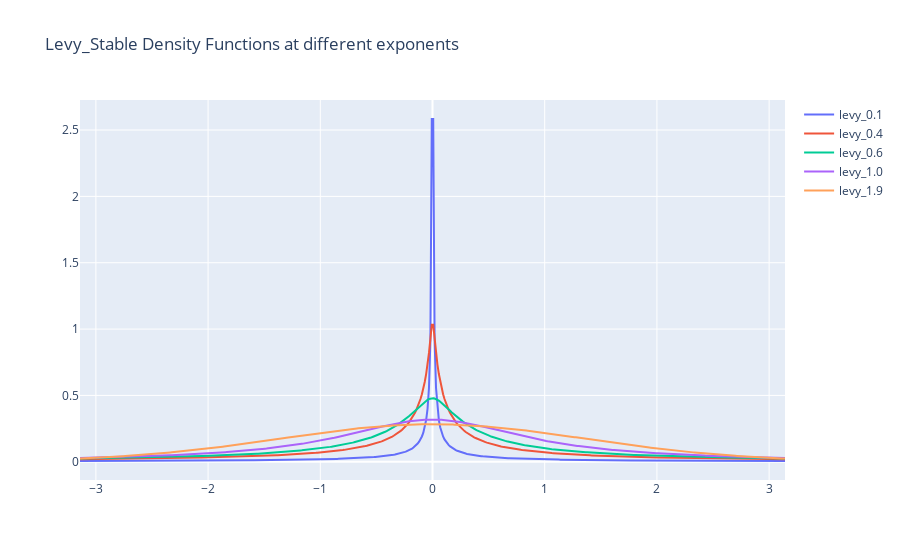

Notebook source saved alongside this figure:
### Code cell
# Parámetros Iniciales

# Resolución o n_steps
resolution = 500
# Definiendo vector auxiliar
aux_domain = np.linspace(-np.pi, np.pi, resolution) # Puede tener un rango mucho mayor debido a que es long tailed
# Definiendo un conjunto de exponentes para generar diferentes distribuciones
Levy_Exps = [0.1, 0.4, 0.6, 1.0, 1.9]
# CRW Figure
fig_levy_stable_pdf = go.Figure()

for exp in Levy_Exps:
  levy_stable_pdf = levy_stable_pdf_exp(exp, beta=0, x_vector=aux_domain)
  plot_levy_stable_pdf(fig_levy_stable_pdf, aux_domain, levy_stable_pdf, f'levy_{exp}')

fig_levy_stable_pdf.update_layout(title_text='Levy_Stable Density Functions at different exponents')
fig_levy_stable_pdf.show()

### Figure 1 — Plotly figure (JSON) as saved in the notebook; plotly's stock layout.template omitted (floating-point values rounded to 4 significant figures; data arrays with more than 128 entries replaced by an {"elided": "..."} marker saying what was removed)
{"data": [{"line": {"width": 2}, "marker": {"size": 2}, "mode": "lines", "name": "levy_0.1", "type": "scatter", "x": {"elided": "500 float values"}, "y": {"elided": "500 float values"}}, {"line": {"width": 2}, "marker": {"size": 2}, "mode": "lines", "name": "levy_0.4", "type": "scatter", "x": {"elided": "500 float values"}, "y": {"elided": "500 float values"}}, {"line": {"width": 2}, "marker": {"size": 2}, "mode": "lines", "name": "levy_0.6", "type": "scatter", "x": {"elided": "500 float values"}, "y": {"elided": "500 float values"}}, {"line": {"width": 2}, "marker": {"size": 2}, "mode": "lines", "name": "levy_1.0", "type": "scatter", "x": {"elided": "500 float values"}, "y": {"elided": "500 float values"}}, {"line": {"width": 2}, "marker": {"size": 2}, "mode": "lines", "name": "levy_1.9", "type": "scatter", "x": {"elided": "500 float values"}, "y": {"elided": "500 float values"}}], "layout": {"title": {"text": "Levy_Stable Density Functions at different exponents"}}}
